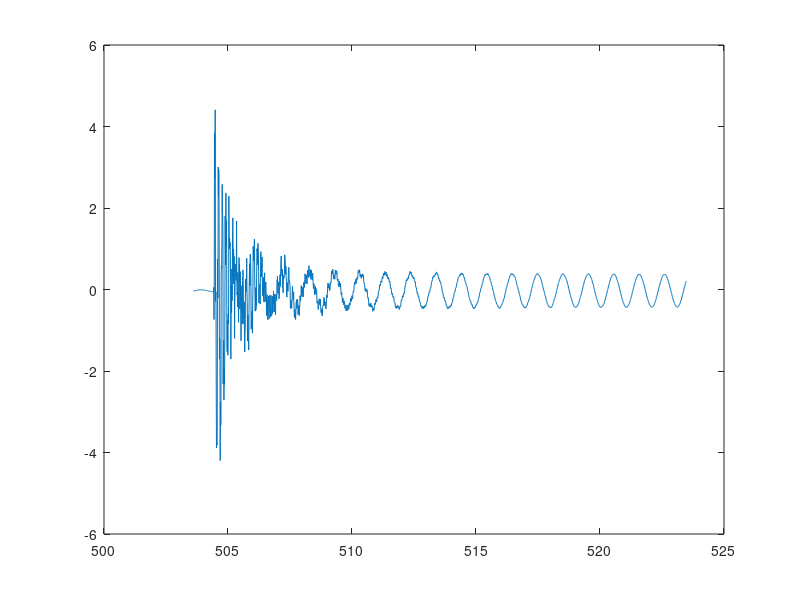

MATLAB code to generate this figure: (Note: this script raises an error after producing the figure.)
load('maquetteTMD/donnees/mData.mat');

mesure = mesure12;

mesure = transpose(mesure);
t = mesure(1,:);
a = mesure(2,:);

%a = bandpass(a, [3, 15], 1/mean(diff(t)));

%% t0

fig = figure;
ax = axes(fig);
plot(ax, t, a);



t0 = input('t0 = ');

delete(fig);

a = a(t>=t0);
t = t(t>=t0);

%% wavelet

fig = figure;
ax = axes(fig);
plt = plot(ax, t, a);


fmin = 6;
fmax = 7.5;
Nf = 300;
Q = 50;
maxR = 2;
maxParallel = 2;


WaveletMenu('WaveletPlot', plt, 'fmin', fmin, 'fmax', fmax,...
    'NbFreq', Nf, 'Q', Q, 'MaxRidges', maxR, 'MaxParallelRidges', maxParallel);


%% regressions

f1 = RegressionMenu('FigureName', 'f1', 'Equation', 'f1', 'Param', 'f1', 'Param0', 6);
f2 = RegressionMenu('FigureName', 'f2', 'Equation', 'f2', 'Param', 'f2', 'Param0', 6);

A1lambda1 = RegressionMenu('FigureName', 'lambda1', 'Equation',...
    ['A1*exp(-lambda1*(x-', num2str(t0, 10), '))'],...
    'Param', 'A1 lambda1', 'Param0', [1, 1], 'Fit', 'log(y)');
A2lambda2 = RegressionMenu('FigureName', 'lambda2', 'Equation',...
    ['A2*exp(-lambda2*(x-', num2str(t0, 10), '))'],...
    'Param', 'A2 lambda2', 'Param0', A1lambda1, 'Fit', 'log(y)');
lambda1 = A1lambda1(2);
lambda2= A2lambda2(2);

%% parametres systeme


p1 = -lambda1 + 1i*2*pi*f1;
p2 = -lambda1 - 1i*2*pi*f1;
p3 = -lambda2 + 1i*2*pi*f2;
p4 = -lambda2 - 1i*2*pi*f2;


a0 = real (p1*p2*p3*p4);
a1 = -real ( p2*p3*p4 + p1*p3*p4 + p1*p2*p4 + p1*p2*p3);
a2 = real (p1*p2 + p1*p3 + p1*p4 + p2*p3 + p2*p4 + p3*p4);
a3 = -real (p1 + p2 + p3 + p4);


w1 = sqrt(a2-a0*a3/a1);
w2 = sqrt(a0)/w1;
f1 = w1/2/pi;
f2 = w2/2/pi;
zeta2 = a1 / w1^2 / (2*w2);
mu = a3/a1*w1^2 - 1;

disp(['f1 = ', num2str(f1)]);
disp(['f2 = ', num2str(f2)]);
disp(['zeta2 = ', num2str(zeta2)]);
disp(['mu = ', num2str(mu)]);
















